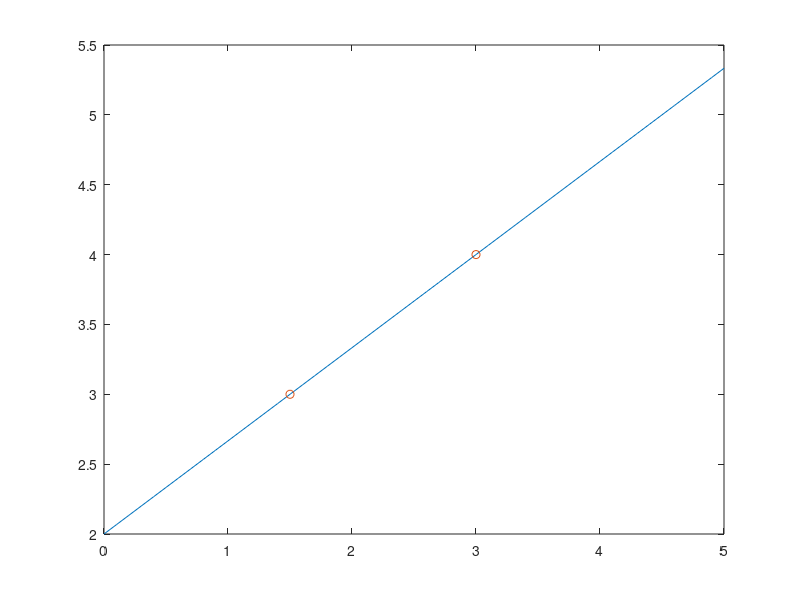

MATLAB code to generate this figure:
function Lagrange_00
  clc
  clear
  %BLOQUE DE DATOS
  disp('Valores de X')
  x=[1.5 3]
  disp('Valores de Y')
  y=[3 4]
  %BLOQUE DE OPERACION
  n=length(x);
  L=zeros(n,n);
  for i=1:n
    v=1;
    for j=1:n
      if i~=j
        v = conv(v,poly(x(j)))/(x(i)-x(j));
      end
    end
    L(i,:) = v
  end
  f=y*L
  D=0:0.1:5 ;
  I=polyval(f,D) ;
  plot(D,I)
  hold on
  plot(x,y,'o')
  hold off
end
